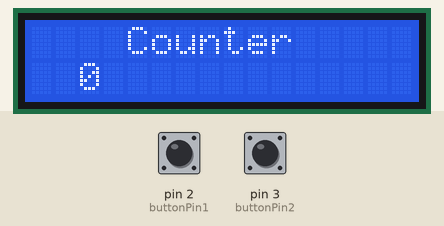
Simulated run of this sketch. Board: Arduino Uno, built with avr-gcc and run on an emulated ATmega328P. On the bench: 16×2 character LCD. The inputs (shaded band) are chosen by the test bench; at power-on: pin 2 (buttonPin1) LOW, pin 3 (buttonPin2) LOW.

Above: at 1.2 s.
1.3 s: pin 2 (buttonPin1) pulled HIGH for 0.15 s
At 2.5 s:
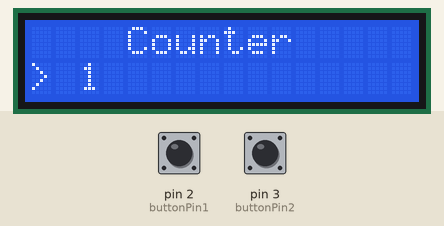
2.9 s: pin 3 (buttonPin2) pulled HIGH for 0.15 s
At 3.8 s:
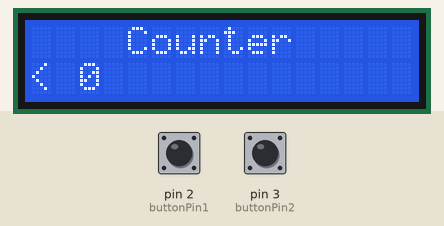
4.5 s: pin 3 (buttonPin2) pulled HIGH for 1 s
At 5.0 s:
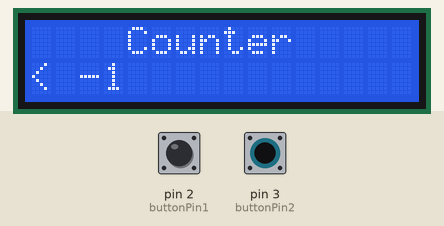
7.0 s: pin 2 (buttonPin1) pulled HIGH for 1 s
At 8.1 s:
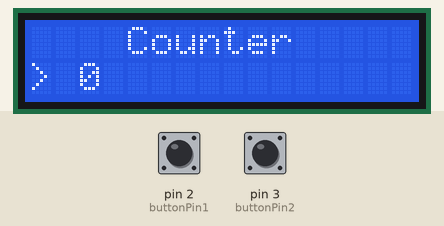
9.5 s: pin 3 (buttonPin2) pulled HIGH for 3.2 s
At 10.0 s:
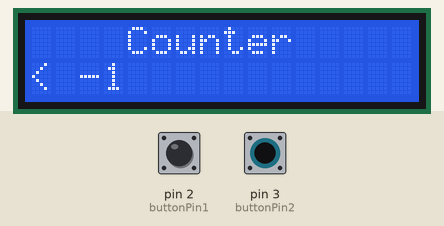
14.2 s: pin 2 (buttonPin1) pulled HIGH for 3.2 s
At 14.8 s:
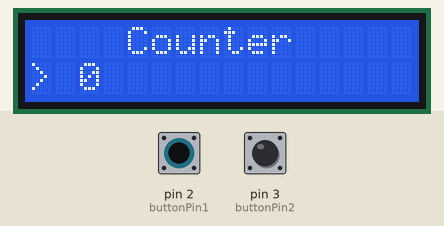
Timing chart, 0 to 17.2 s (numbered marks = the images above; inputs shaded):
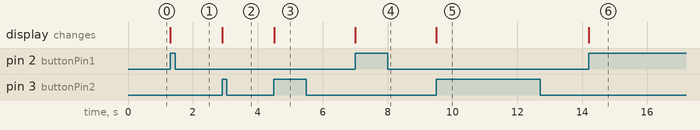

The sketch:

Counter_LCD_display_Code.ino
```cpp
#include <LiquidCrystal_I2C.h>
const int buttonPin1 = 2, buttonPin2 = 3;
int button1_State = 0, button2_State = 0;
int count_value =0;
int prestate =0;
LiquidCrystal_I2C lcd(0x27,16,2);
void setup() {
  // initialize the pushbutton pin as an input:
  pinMode(buttonPin1, INPUT);
  pinMode(buttonPin2, INPUT);
  lcd.init();
  lcd.backlight();
  lcd.setCursor(4,0);
  lcd.print("Counter");
  lcd.setCursor(2,1);
  lcd.print(count_value);
}

void loop() {
  // read the state of the pushbutton value:
  button1_State = digitalRead(buttonPin1);
  button2_State = digitalRead(buttonPin2);
  // check if the pushbutton is pressed. If it is, the buttonState is HIGH:
  if (button1_State == HIGH && prestate == 0) {
    count_value++;
  lcd.setCursor(0,1);
  lcd.print("> ");
  lcd.print(count_value);
  lcd.print(" ");
    prestate = 1;
  }
//decrement
  else if (button2_State == HIGH && prestate == 0) {
    count_value--;
  lcd.setCursor(0,1);
  lcd.print("< ");
  lcd.print(count_value);
  lcd.print(" ");
   prestate = 1;
  }
 else if(button1_State == LOW && button2_State == LOW) {
    prestate = 0;
  }
}
```

Measured:
- after the input at 1.3 s, the display: changes at once (image 1)
- after the input at 2.9 s, the display: changes at once (image 2)
- after the input at 4.5 s, the display: changes at once (image 3)
- after the input at 7.0 s, the display: changes at once (image 4)
- after the input at 9.5 s, the display: changes at once (image 5)
- after the input at 14.2 s, the display: changes at once (image 6)
